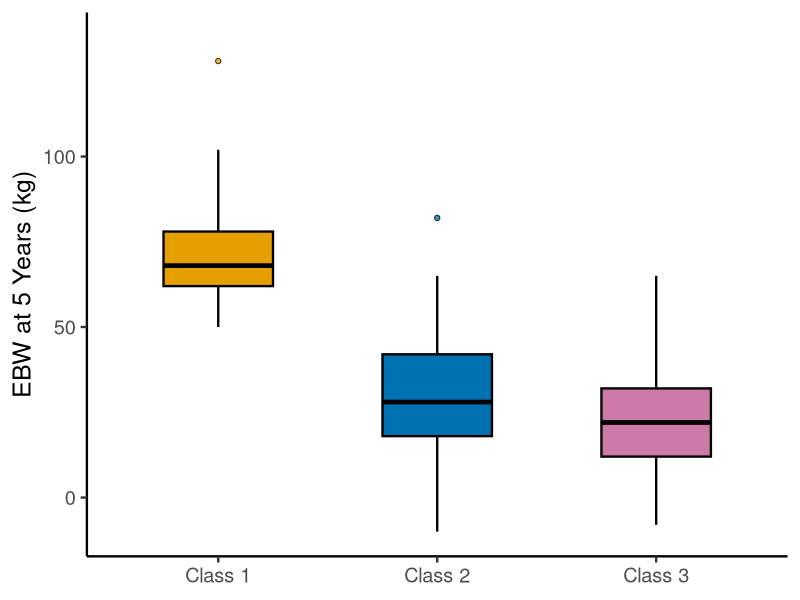

Write R code to recreate this figure.
library(ggplot2)
library(dplyr)
library(here)
setwd(here::here("figures/FigS1c"))

df = read.csv("data.csv")
box_df = df |> group_by(class) |> slice(1) |> ungroup() |> mutate(class = factor(class))
outlier_df = df |> filter(!is.na(outlier)) |> mutate(class = factor(class))

class_colors = c("1" = "#E69F00", "2" = "#0072B2", "3" = "#CC79A7")

p = ggplot(box_df, aes(x = class, fill = class)) +
  geom_boxplot(
    aes(ymin = ymin, lower = lower, middle = middle, upper = upper, ymax = ymax),
    stat = "identity", color = "black", linewidth = 0.8, width = 0.5, outlier.shape = NA
  ) +
  geom_point(data = outlier_df, aes(x = class, y = outlier, fill = class),
             size = 1.5, alpha = 0.8, shape = 21, color = "black") +
  scale_fill_manual(values = class_colors) +
  scale_x_discrete(labels = c("1" = "Class 1", "2" = "Class 2", "3" = "Class 3")) +
  scale_y_continuous(breaks = c(0, 50, 100), limits = c(NA, 135)) +
  labs(x = NULL, y = "EBW at 5 Years (kg)") +
  theme_classic(base_size = 18) +
  theme(legend.position = "none", axis.line = element_line(linewidth = 0.8))

ggsave("figs1c.png", p, width = 5, height = 4, dpi = 800, bg = "white")
